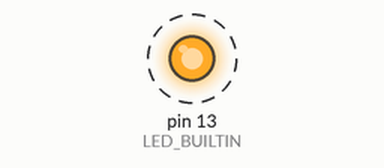
A sketch run on a simulated Arduino Uno, built with avr-gcc and run on an emulated ATmega328P. On the bench: output pins drawn as LEDs (lit = HIGH). Dashed ring = blinking. What the sketch prints to the serial monitor is not drawn.

Above: at 0.5 s.
Timing chart, 0 to 4.6 s (numbered marks = the images above):
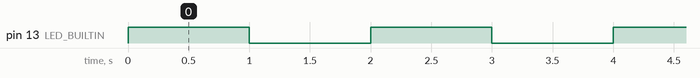

Measured:
- by itself, pin 13 (LED_BUILTIN): alternates HIGH for 1.0 s and LOW for 1.0 s

The sketch:

BlinkNVS.ino
```cpp
// the setup function runs once when you press reset or power the board
void setup() {
  // initialize digital pin LED_BUILTIN as an output.
  pinMode(LED_BUILTIN, OUTPUT);
  Serial.begin(9600); // Svarer til ca 960 karakterer per sekund.
  Serial.println(F("Setup reply..."));
}

// the loop function runs over and over again forever
void loop() {
  digitalWrite(LED_BUILTIN, HIGH);   // turn the LED on (HIGH is the voltage level)
  delay(1000);                       // wait for a second
  digitalWrite(LED_BUILTIN, LOW);    // turn the LED off by making the voltage LOW
  delay(1000);                       // wait for a second
}
```
